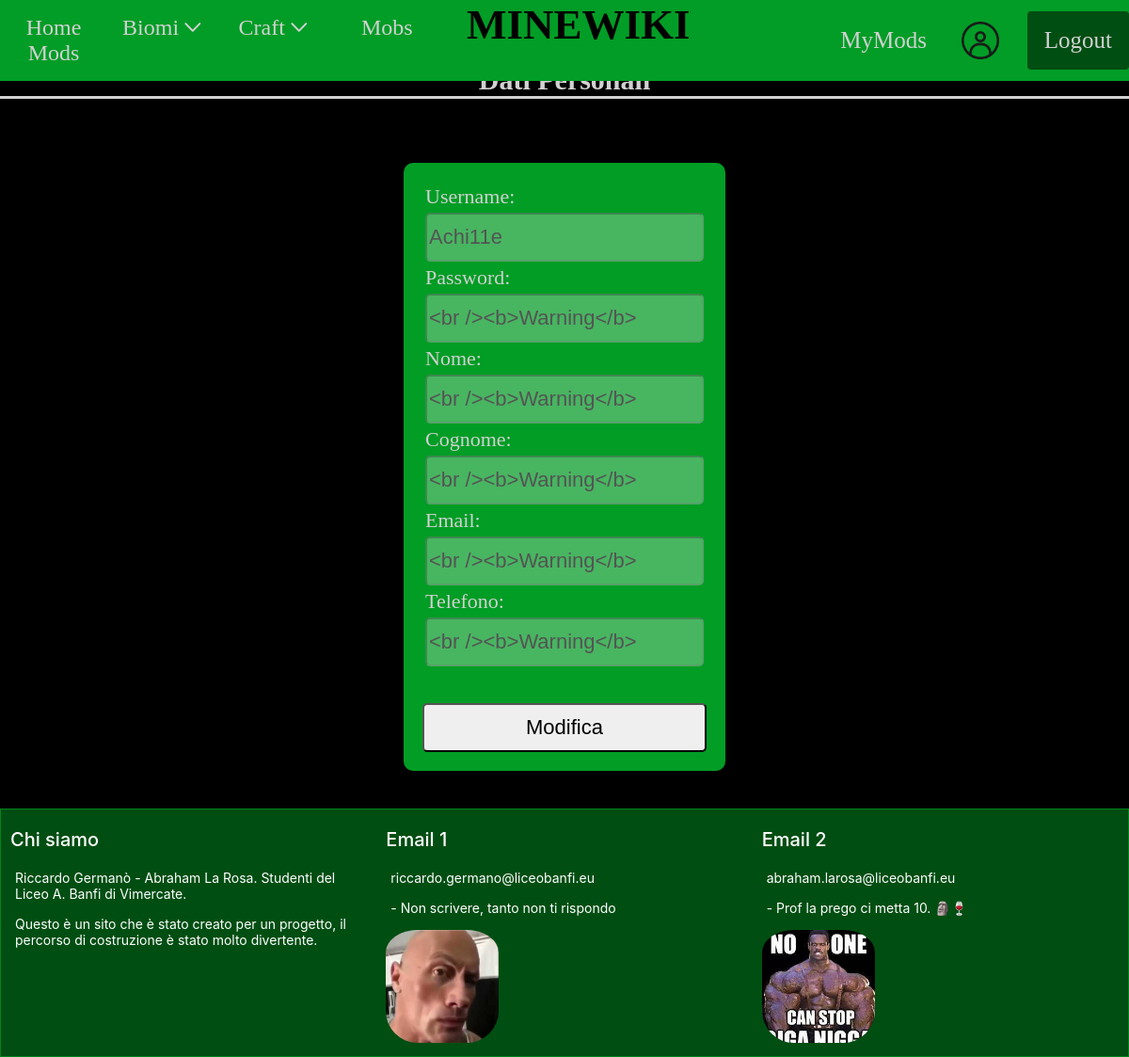
Screenshot of /pagine/mydata.php (signed in) with the database file from the repository.
### tables this page shows
CREATE TABLE IF NOT EXISTS `utenti` (
  `username` char(20) NOT NULL,
  `password` char(20) NOT NULL,
  `nome` char(20) DEFAULT NULL,
  `cognome` char(20) DEFAULT NULL,
  `email` char(20) DEFAULT NULL,
  `telefono` char(20) DEFAULT NULL,
  PRIMARY KEY (`username`)
);

### pagine/mydata.php (the view, shortened to what this page needs)
<?php
	require('../data/connessione_db.php');
	$user = $_SESSION["user"];
	$strmodifica = "Modifica";
	$strconferma = "Conferma";
	$modifica = false;
?>
<!DOCTYPE html>
<html>
    <head>
        <link rel="stylesheet" href="../style.css">
    </head>
    <body class="loading">
        <div class="cover">
            <div class="cover__content">
                <header>
                    <?php
                        require("nav.php")
                    ?>
                </header>
                <main>
                    <div class="container" id="mydata">
                        <h2 style="text-align:center; padding-top:20px">Dati Personali</h2>
                        <?php
                            $mysql = "SELECT username, password, nome, cognome, email, telefono
                                FROM utenti
                                WHERE username='$user'";
                            $ris = $conn->query($mysql) or die("<p>Query fallita!</p>");
                            foreach($ris as $riga){
                            }
                            echo $riga["password"];
                        ?>
                        <div class="mydata_content">
                            <form action="<?php $_SERVER['PHP_SELF'] ?>" method="post">
                                <div class="mydata_table">
                                    <table>
                                        <tr>
                                        <td><label for="user" class="minecraft_text">Username:</label></td>
                                        </tr>
                                        <tr>
                                            <td><input type="text" name="user" value="<?php echo $riga["username"]; ?>" disabled="disabled"></td>
                                        </tr>
                                        <tr>
                                            <td><label for="password" class="minecraft_text">Password:</label></td>
                                        </tr>
                                        <tr>
                                            <td><input type="text" name="password" value="<?php echo $riga["password"]; ?>" <?php if(!$modifica) echo "disabled='disabled'"?>></td>
                                        </tr>
                                        <tr>
                                            <td><label for="nome" class="minecraft_text">Nome:</label></td>
                                        </tr>
                                        <tr>
                                        <td><input type="text" name="nome" value="<?php echo $riga["nome"]; ?>" <?php if(!$modifica) echo "disabled='disabled'"?>></td>
                                        </tr>
                                        <tr>
                                            <td><label for="cognome" class="minecraft_text">Cognome:</label></td>
                                        </tr>
                                        <tr>
                                            <td><input type="text" name="cognome" value="<?php echo $riga["cognome"]; ?>" <?php if(!$modifica) echo "disabled='disabled'"?>></td>
                                        </tr>
                                        <tr>
                                            <td><label for="email" class="minecraft_text">Email:</label></td>
                                        </tr>
                                        <tr>
                                            <td><input type="text" name="email" value="<?php echo $riga["email"]; ?>" <?php if(!$modifica) echo "disabled='disabled'"?>></td>
                                        </tr>
                                        <tr>
                                            <td><label for="telefono" class="minecraft_text">Telefono:</label></td>
                                        </tr>
                                        <tr>
                                            <td><input type="text" name="telefono" value="<?php echo $riga["telefono"]; ?>" <?php if(!$modifica) echo "disabled='disabled'"?>></td>
                                        </tr>
                                    </table>
                                    <br>
                                    <br>
                                    <table>
                                        <tr>
                                            <input type="submit" name="pulsante_modifica" value="<?php if($modifica==false) echo $strmodifica; else echo $strconferma; ?>">
                                        </tr>
                                    </table>
                                </div>
                            </form>
                        </div>
                    </div>
                </main>
                <footer class="footer">
                    <div class="grid" id="contatti">
                        <div class="footer__column">
                            <h3>Chi siamo</h3>
                            <p >Riccardo Germanò - Abraham La Rosa.
                                Studenti del Liceo A. Banfi di Vimercate.
                            </p>
                            <p >
                                Questo è un sito che è stato creato per un progetto, il percorso di costruzione è stato molto divertente.
                            </p>
                        </div>
                        <div class="footer__column">
                            <h3 >Email 1</h3>
                            <p >riccardo.germano@liceobanfi.eu</p>
                            <p >
                                - Non scrivere, tanto non ti rispondo
                            </p>
                            <a href="https://github.com/Furoooo">
                                <img src="../immagini/thecock.jfif" alt="">
                            </a>
                        </div>
                        <div class="footer__column">
                            <h3 >
                                Email 2
                            </h3>
                            <p >abraham.larosa@liceobanfi.eu</p>
                            <p>
                                - Prof la prego ci metta 10. 🗿🍷
                            </p>
                            <a href="https://github.com/G1gg4N1qq4">
                                <img src="../immagini/giganigga.jfif" alt="">
                            </a>
                        </div>
                    </div>
                </footer>
            </div>
        </div>
    </body>
        <link rel="stylesheet" href="https://cdnjs.cloudflare.com/ajax/libs/flickity/3.0.0/flickity.min.css" />
</html>

### style.css (style rules this page uses)
body, html { padding: 0;margin: 0; height: 100%; }
body { background: #eeeeee; }
body { margin-top: 0 !important; }
main { background: #019d25; width: 100%; }
.container { padding: 0px; padding-top: 99px; background: #000; position: relative; }
a { text-decoration: none; }
* { box-sizing: border-box; }
h2 { color: rgb(209, 209, 209); border-bottom: 3px solid rgb(209, 209, 209); margin: 0% 1% 1% 0%; text-align: center; height: auto; width: 100%; font-family: "MinecraftBold"; font-size: 30px; }
p { color: rgb(209, 209, 209); margin: 0%; height: auto; width: 100%; font-family: "MinecraftRegular"; font-size: 22px; }
.minecraft_text { color: rgb(209, 209, 209); margin: 0%; height: auto; width: 100%; font-family: "MinecraftRegular"; font-size: 22px; }
#mydata { background-color:#000; }
.loading { filter: blur(8px); }
.deactive { filter: none; }
.mods__card h2, p { padding: 5px; }
.footer { background:#004e12;border: 1px solid #00841f;width: 100%; text-align: center; }
.footer p { color: #ffffff;font-family: 'Inter', sans-serif;font-size: 14px;color:#fff }
.footer h3 { font-family: 'Inter', sans-serif;font-size: 20px;color:#fff; font-weight: 500; }
header { position: absolute; top: 0; right: 0; left: 0; z-index: 1; }
main { z-index: 0; }
.cover { z-index: 0; }
.cover { position: relative; background: #00841f; }
.cover__content { position: absolute; width: 100%; }
.login__content, .mydata_table { padding: 20px; background: #019d25; height: auto; border-radius: 10px; margin-bottom: 20px; }
.login__content table, tr,td, input { width: 100%; }
input { width: 100%; }
.mydata_table table, tr,td, input { width: 100%; }
input { height: 6.5vh; border-radius: 5px; font-size: 22px; }
.mydata_table input { height: 6.5vh; border-radius: 5px; font-size: 22px; }
.mydata_table { width: 100%; align-items: center; }
.mydata_content { display: flex; justify-content: center; margin: auto; padding: 20px; }
table { justify-content: center; margin: auto; }
.grid { display: flex; width: 100%; }
.footer__column { width: 33.3334%; text-align: start; padding: 10px; }
.footer__column { position: relative; transition: 0.2s; transition-timing-function: ease-in; }
.footer__column p { padding-top: 10px; }
.footer__column h3, .footer__column p { transition: 1s; transition-timing-function: ease-in; }
.footer__column h3 { margin-bottom: 10px; margin-top: 10px; }
.footer__column img { position: absolute; top: 3vh; right: 4vh; border-radius: 10px; width: 5vw; height: auto; }
@media (min-width: 768px) and (max-width: 1366px) { .container { padding-top: 48px; } }
@media (min-width: 768px) and (max-width: 1366px) { .footer__column img { position: static; padding-top: 10px; top: 6vh; right: 6vh; border-radius: 34px; width: 10vw; height: auto; } }
*, *:before, *:after { -webkit-box-sizing: border-box; -moz-box-sizing: border-box; box-sizing: border-box; }

### rows the page displays
utenti: user "Achi11e", password "<br /><b>Warning</b>", nome "<br /><b>Warning</b>", cognome "<br /><b>Warning</b>", email "<br /><b>Warning</b>", telefono "<br /><b>Warning</b>"
